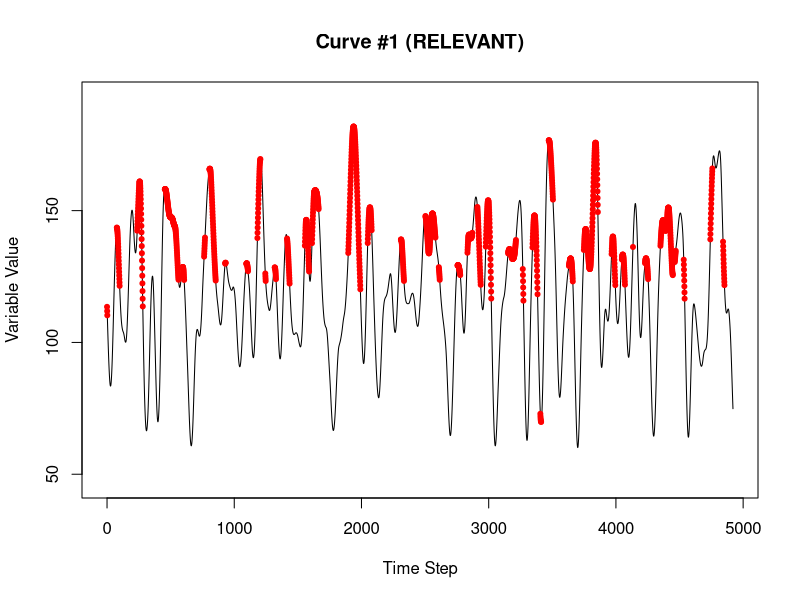
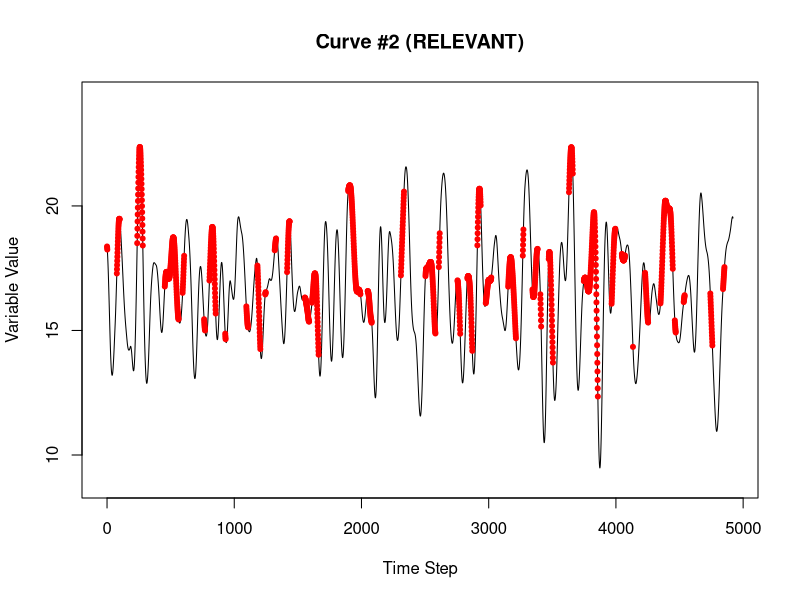
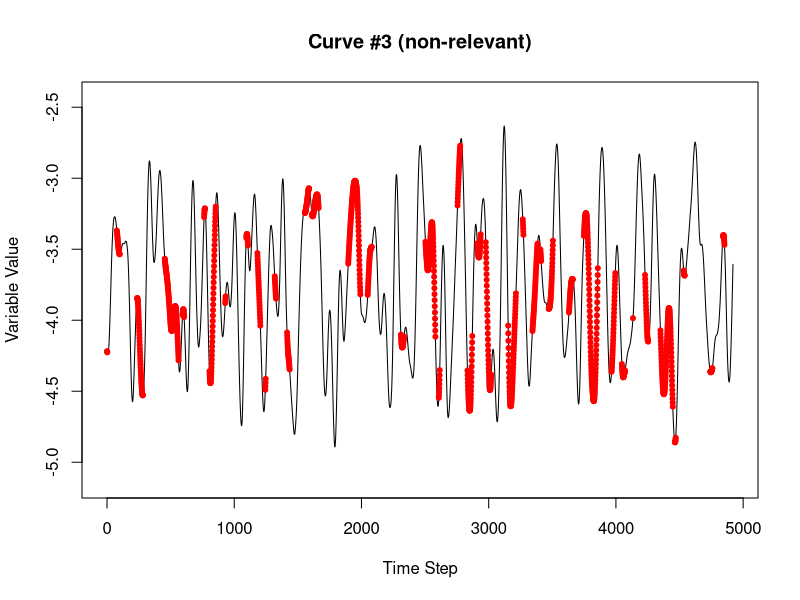
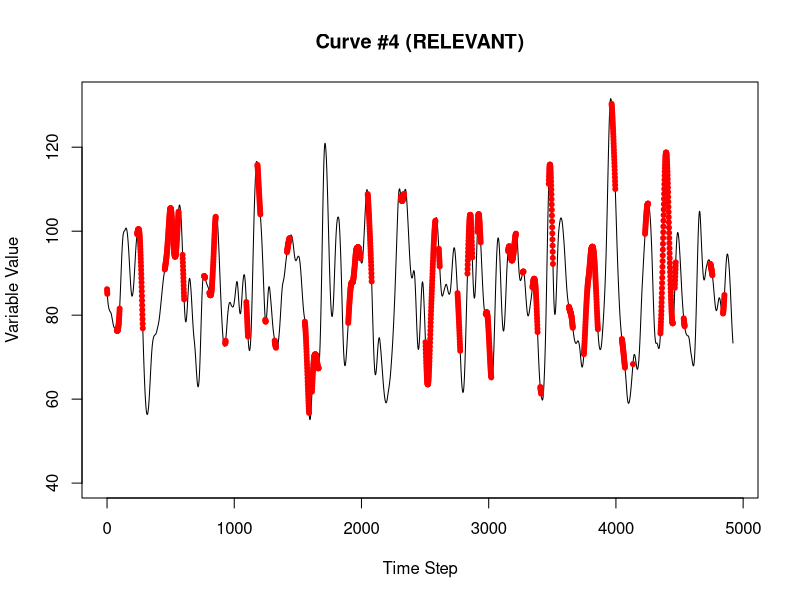
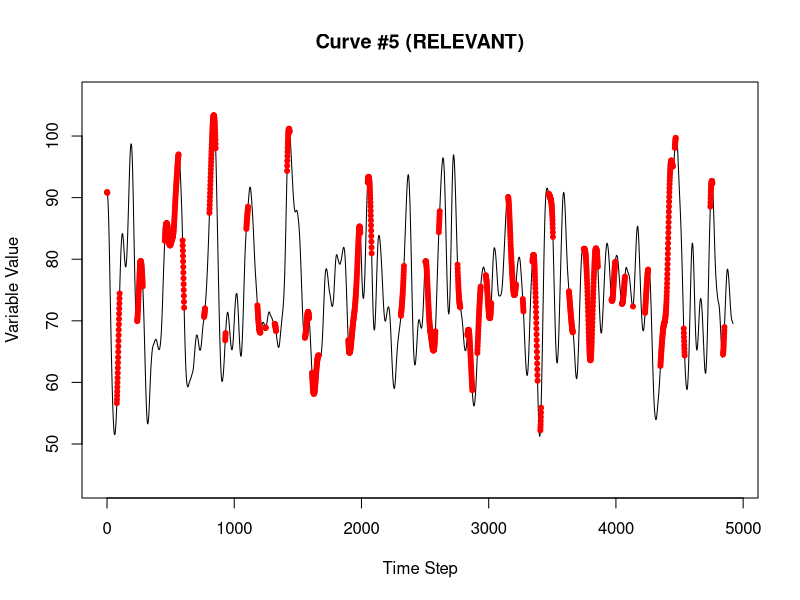

The R source for these figures, in order:
library(dplyr)

# Executing this script will result in three data sets of interest:
# 1. dset       = the consolidated data set
# 2. dset_train = the training split of the consolidated data set
# 3. dset_test  = the test split of the consolidated data set
#
# NOTE: if it is desired to inspect the intermediate variables, comment out the
# last block, which removes all of the variables except the three listed above
# from the environment.


N          <- 100  # the number of RANDOM variables to generate
S          <- 5   # the number of superposed variables to generate
              # relevant variables vector (length must be smaller than "S" - not 5)
R          <- c(1, 2, 4, 5)  
              # whether the high & above or low & below or in-between thresholds
#               area is used
AB         <- c('a', 'a', 'b', 'b')
              # each group will be elements of an "or" clause, whereas each
#               element within the group will be considered an "and" clause
#               (the groups must be sequentially numbered from one)
gp         <- c(1, 1, 2, 2)
n          <- 40   # setting the number of cycles to generate
H          <- 10   # number of historical time steps to use for prediction
rseed      <- 1234 # the random seed for repeatability
train_fr   <- 0.7  # the fraction of the dataset used for the training portion of the data
              # the time displacements for the variables
disp       <- c(5, 10, 0, 3, 8)
thresh_a   <- .7   # threshold above which the result contributes to a TRUE
#                    example for 'a' curves
thresh_b   <- .5   # threshold below which the result contributes to a TRUE
#                    example for 'b' curves
                   # (as a fraction of the max)
                   # NOTE:  For the narrow range 'n', results that lie within
#                           the boundaries defined by 'a' and 'b' will
#                           contribute to a TRUE example.

# setting the seed
set.seed(rseed)

# generating a set of sinusoidal signals that vary randomly by frequency with ~n cycles
# to mimic real-world phenomena driven by unseen inputs that tend to generate values
# as a continuous function
SIG_SIN_RND <- lapply(1:N, FUN = function(x) {
  unlist(lapply(1:n, FUN = function(x) { sin(seq(90, 449, sample(5, 1))/(180/pi)) })) })
# clipping a random number of elements to ensure that the phase is random as well
nmin <- n*360+1
SIG_SIN_RND <- lapply(SIG_SIN_RND, function(x) { 
  r    <-  x[sample(72, 1):length(x)]
  nmin <<- ifelse(length(r) < nmin, length(r), nmin) 
  return(r)
  })
# clipping the lengths so that all data sets are equal and adding a random vertical shift
SIG_SIN_RND <- lapply(SIG_SIN_RND, function(x) { return(x[1:nmin] + sample(200,1)/100) })

# Generating a set of superposed signals that use the random sinusoidal signals as a base
# determining how many random variables to sample.  As with the real world, the variables
# that you choose to measure may have overlapping causal effects that also affect some
# of the other variables that you chose, so sampling the curves with replacement.
nfun <- N%/%S + 1
SIG_SUPPOS  <- list()
for (j in 1:S) {
  SIG_SUPPOS[[j]] <- SIG_SIN_RND[[sample(N,1)]]
  for (i in 1:nfun)
    SIG_SUPPOS[[j]] <- SIG_SUPPOS[[j]] + SIG_SIN_RND[[sample(N,1)]]
  # varying the magnitude of the result
  SIG_SUPPOS[[j]] <- (rnorm(1, sd = .05) + .02) * 100 * SIG_SUPPOS[[j]] 
  }

# setting time displacements in which each "event" occurs after the threshold is breached
# in the real world an even may not occur immediately after a condition is met, there may
# be a reaction time between meeting a condition and event commencement.  Possible Examples:
# 1) Price response for a shortage of production for a specific product. There is a certain
#    amount of inventory space for the product so vendors likely will not raise their prices
#    before they need to re-order.
# 2) Price response for shortage in production of a specific product precursor, that is, an
#    element of a product that that is required for product assembly, but which may have
#    substitutes available.  This means that multiple thresholds will need to be breached
#    in order to trigger a corresponding event.  And there may be a time displacement
#    associated with each threshold if a shortage in the preferred item causes cascading
#    shortages in the substitute items.
# 3) A safety incident that depends on several dangerous conditions occurring simultaneously
#    or in sequence.  A risk precursor that is measurable (say aggregate training levels)
#    may beget other conditions that take some time to materialize, thus creating a danger
#    signal if a certain sequence of measurable precursors occurs.
#

# constructing a version of the curves that is shifted forward according to the
# displacements vector so that the original time sequence can remain untouched
SS <- SIG_SUPPOS
for (r in R) 
  if (disp[r] > 0) SS[[r]] <- c(rep(0, disp[r]), SS[[r]][1:(length(SS[[r]])-disp[r])])

# superposing the relevant variables
posg = list() # the gth element of the "or" clause
# keeping track of the limits for comparison purposes later
limits <- list()
for (i in 1:length(R)) {
  g <- gp[i]
  if (length(posg) < g) {
    # initializing the vector elements if the posg list element does not yet
    # have data in it 
    posg[[g]] <- rep(TRUE, length(SS[[1]]))
    }
  r  <- R[i]
  if      (AB[i] == 'a') {
    posg[[g]] <- posg[[g]] &
      (SS[[r]] > (thresh_a*(max(SS[[r]]) - min(SS[[r]])) + min(SS[[r]])))
    limits[[i]] <-
      c((thresh_a*(max(SS[[r]]) - min(SS[[r]])) + min(SS[[r]])), max(SS[[r]]))
  }
  else if (AB[i] == 'b') {
    posg[[g]] <- posg[[g]] &
      (SS[[r]] < (thresh_b*(max(SS[[r]]) - min(SS[[r]])) + min(SS[[r]])))
    limits[[i]] <-
      c(min(SS[[r]]), (thresh_b*(max(SS[[r]]) - min(SS[[r]])) + min(SS[[r]])))
  }
  else if (AB[i] == 'n') {
    posg[[g]] <- posg[[g]] &
      (SS[[r]] < (thresh_b*(max(SS[[r]]) - min(SS[[r]])) + min(SS[[r]]))) &
      (SS[[r]] > (thresh_a*(max(SS[[r]]) - min(SS[[r]])) + min(SS[[r]])))
    limits[[i]] <- c((thresh_a*(max(SS[[r]]) - min(SS[[r]])) + min(SS[[r]])),
                     (thresh_b*(max(SS[[r]]) - min(SS[[r]])) + min(SS[[r]])))
  }
}
lnames <- paste0(paste0("V",R,"TM"),disp[R])
names(limits) <- lnames

# combine all of the 'and' clauses together with the 'or' clause
pos <- rep(FALSE, length(SS[[1]]))
# keeping track of which groups are contributing to which outcome - each group
# uses a bit in a 32 bit integer, and all of those integers are retained in a
# vector - used for testing strategies to deal with entangled data sets (those
# that have positive outcomes from multiple sources - each source is entangled
# with the others)
attrib <- rep(0, length(SS[[1]]))
for (g in 1:length(posg)) {
  pos    <- pos | posg[[g]]
  attrib <- attrib + 2 ^ ((g-1)*pos[[g]])
}

time_steps <- which(pos)

# plotting the curves
for (i in 1:S) {
  srelev <- ifelse(i %in% R, "RELEVANT", "non-relevant")
  xvals  <- 0:(length(SIG_SUPPOS[[i]]) - 1)
  plot(xvals, SIG_SUPPOS[[i]], xlab = "Time Step", ylab = "Variable Value",
       main = sprintf("Curve #%d (%s)", i, srelev), type = "l", col = "black",
       ylim = c(mean(SIG_SUPPOS[[i]]) - 0.6*(max(abs(SIG_SUPPOS[[i]])) - min(abs(SIG_SUPPOS[[i]]))), 
                mean(SIG_SUPPOS[[i]]) + 0.6*(max(abs(SIG_SUPPOS[[i]])) - min(abs(SIG_SUPPOS[[i]])))))

  points(xvals[time_steps], SIG_SUPPOS[[i]][time_steps], col = "red", pch = 20)
}


# assembling the positive examples for each variable
# getting the indices of the positive examples
pos_indices  <- (1:nmin)[time_steps]
pos_indices  <- pos_indices[pos_indices > H]
# getting H number of historical time steps prior to the positive event
for (i in 1:S) {
  pos_hist     <- t(sapply(pos_indices, FUN = function(x)
    { return(SIG_SUPPOS[[i]][(x-H):x]) }))
  colnames(pos_hist) <- paste0("V",as.character(i),"TM", as.character(H:0))
  if (i == 1) pos_examples <- pos_hist
  if (i >  1) pos_examples <- cbind(pos_examples, pos_hist)
}
pos_examples <- data.frame(pos_examples)
pos_examples$INDC <- TRUE
pos_examples$X    <- pos_indices

# assembling the negative examples for each variable
# getting the indices of the negative examples
neg_indices  <- (1:nmin)[-time_steps]
# eliminating any that have H or less historical time steps preceding them
neg_indices  <- neg_indices[neg_indices > H]
# getting H number of historical time steps prior to the positive event
for (i in 1:S) {
  neg_hist     <- t(sapply(neg_indices, FUN = function(x)
    { return(SIG_SUPPOS[[i]][(x-H):x]) }))
  colnames(neg_hist) <- paste0("V",as.character(i),"TM", as.character(H:0))
  if (i == 1) neg_examples <- neg_hist
  if (i >  1) neg_examples <- cbind(neg_examples, neg_hist)
}

neg_examples <- data.frame(neg_examples)
neg_examples$INDC <- FALSE
neg_examples$X    <- neg_indices

dset   <- rbind(pos_examples, neg_examples)
dset   <- arrange(dset, X)

curve_data <- list(relev = R, thresh_a = thresh_a, thresh_b = thresh_b, disp = disp,
                   SIG_SIN_RND = SIG_SIN_RND, SIG_SUPPOS = SIG_SUPPOS,
                   time_steps = time_steps, dset = dset)

dset_train <- dset[sample(dim(dset)[1], train_fr*dim(dset)[1]),]
dset_test  <- dset[!(dset$X %in% dset_train$X),]

limlist    <- list()
for (i in 0:H) limlist[[i+1]] <- c(0,0)
all_limits <- list()
for (i in 1:S) {
  all_limits[[i]] <- limlist
  names(all_limits[[i]]) <- paste0(paste0("V",i,"TM"),0:H)

  prefix <- paste0("V",i,"TM")
  for (j in 0:H)
    all_limits[[i]][[j+1]] <- c(min(dset_train[,paste0(prefix,j)][dset_train$INDC]),
                                max(dset_train[,paste0(prefix,j)][dset_train$INDC]))
  
  in_this_list <- names(limits)[names(limits) %in% names(all_limits[[i]])]
  if (length(in_this_list) > 0) {
    all_limits[[i]][in_this_list] <- limits[in_this_list]
  }
}
names(all_limits) <- paste0("V",c(1:S),"TM")

# CLEAN-UP
# (if you wish to inspect the intermediate variables, comment out this block)

rm(list=c("all_limits", "curve_data", "limits", "limlist", "neg_examples",
          "neg_hist", "pos_examples", "pos_hist", "posg", "SIG_SIN_RND",
          "SIG_SUPPOS", "SS", "AB", "attrib", "disp", "g", "gp", "H", "i",
          "in_this_list", "j", "lnames", "n", "N", "neg_indices", "nfun",
          "nmin", "pos", "pos_indices", "prefix", "r", "R", "rseed", "S",
          "srelev", "thresh_a", "thresh_b", "time_steps", "train_fr", "xvals"))